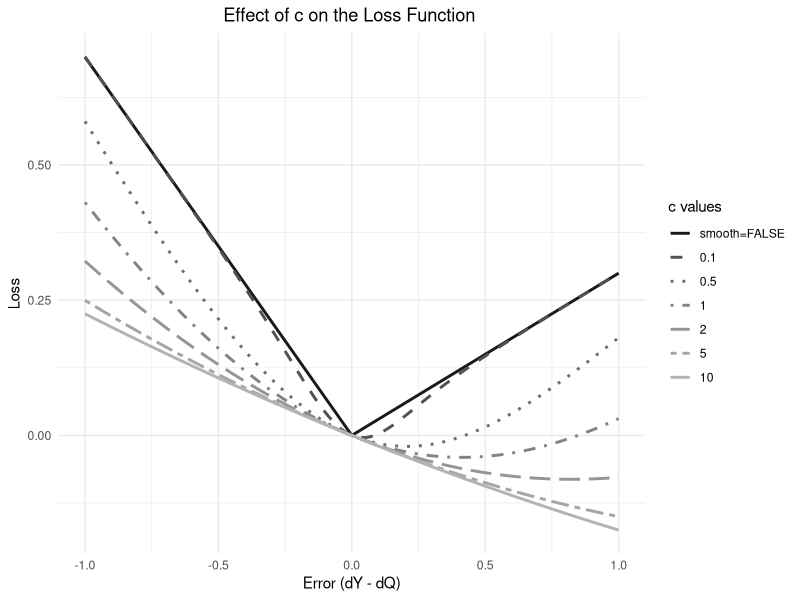

Write R code to recreate this figure.
library(ggplot2)
library(dplyr)
library(tidyr)

Loss <- function(dY, dQ, dTau, c = NA) {
  if (is.na(c)) {
    if (dY < dQ) return((dTau - 1) * (dY - dQ))
    if (dY > dQ) return(dTau * (dY - dQ))
    return(0)
  } else {
    return((dTau - 1 / (1 + exp((dY - dQ) / c))) * (dY - dQ))
  }
}

x_vals <- seq(-1, 1, length.out = 1000)
c_values <- c(NA, 0.1, 0.5, 1, 2, 5, 10)


df <- expand.grid(x = x_vals, c = c_values) %>%
  mutate(c = ifelse(is.na(c), "smooth=FALSE", as.character(c)),  
         loss = mapply(Loss, x, 0, 0.3, ifelse(c == "smooth=FALSE", NA, as.numeric(c)))) 

df$c <- factor(df$c, levels = c("smooth=FALSE", as.character(c_values[-1])))


ggplot(df, aes(x = x, y = loss, color = c, linetype = c)) +
  geom_line(size = 1) +
  scale_color_manual(values = gray.colors(length(c_values), start = 0.1, end = 0.7)) + 
  scale_linetype_manual(values = 1:length(c_values)) + 
  labs(title = "Effect of c on the Loss Function ",
       x = "Error (dY - dQ)",
       y = "Loss",
       color = "c values", linetype = "c values") +
  theme_minimal() +
  theme(plot.title = element_text(hjust = 0.5),  
        legend.position = "right") 